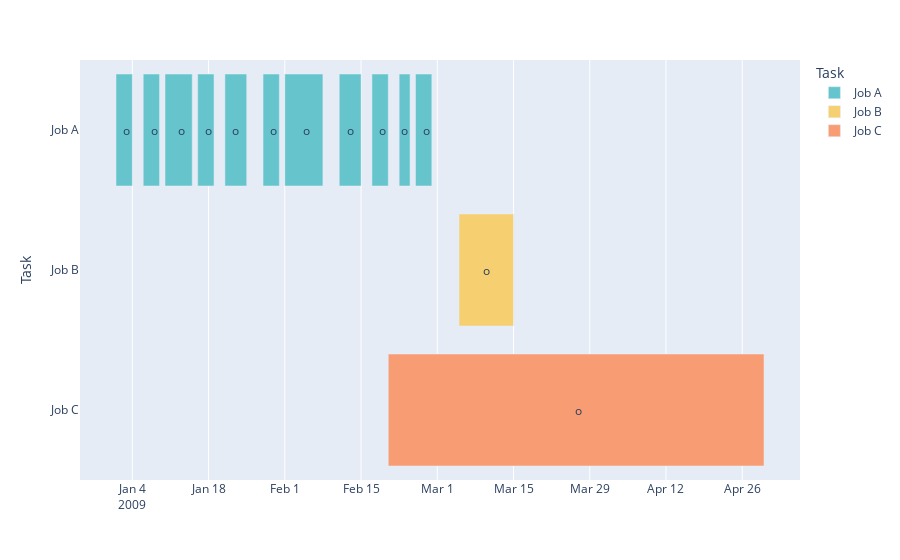

The cell this chart's notebook holds for it:
### Code cell
# import plotly.express as px
# import pandas as pd
# import math

# string1 = f"""<a href="/_build/html/Markdown_files/CRESCENDO_DOLFINX.html", target="_black">o</a>"""

# df = pd.DataFrame([
#     dict(Task="Job A", Start='2009-01-01', Finish='2009-01-04', Filename=string1),
#     dict(Task="Job A", Start='2009-01-06', Finish='2009-01-09', Filename=string1),
#     dict(Task="Job A", Start='2009-01-10', Finish='2009-01-15', Filename=string1),
#     dict(Task="Job A", Start='2009-01-16', Finish='2009-01-19', Filename=string1),
#     dict(Task="Job A", Start='2009-01-21', Finish='2009-01-25', Filename=string1),
#     dict(Task="Job A", Start='2009-01-28', Finish='2009-01-31', Filename=string1),
#     dict(Task="Job A", Start='2009-02-01', Finish='2009-02-08', Filename=string1),
#     dict(Task="Job A", Start='2009-02-11', Finish='2009-02-15', Filename=string1),
#     dict(Task="Job A", Start='2009-02-17', Finish='2009-02-20', Filename=string1),
#     dict(Task="Job A", Start='2009-02-22', Finish='2009-02-24', Filename=string1),
#     dict(Task="Job A", Start='2009-02-25', Finish='2009-02-28', Filename=string1),
#     dict(Task="Job B", Start='2009-03-05', Finish='2009-03-15', Filename=string1),
#     dict(Task="Job C", Start='2009-02-20', Finish='2009-04-30', Filename=string1)
# ])

# fig = px.timeline(df, 
#                   x_start="Start",
#                   x_end="Finish",
#                   y="Task",
#                   color="Task",
#                   color_discrete_sequence=px.colors.qualitative.Pastel)

# for idx, row in df.iterrows():
#     periods = pd.date_range(row["Start"],row["Finish"], freq='1D')
#     center_pos = math.floor(len(periods) / 2)
#     x_dates = periods[center_pos]
#     fig.add_annotation(
#         {
#             "x": x_dates,#row["Finish"],
#             "y": row["Task"],
#             "text": row["Filename"],
#             "align": "center",
#             "showarrow":False,
#         }
#     )

# fig.show()
# fig.write_html("test_gantt.html", include_plotlyjs="cdn")

### Figure 1 — Plotly figure (JSON) as saved in the notebook; plotly's stock layout.template omitted (floating-point values rounded to 4 significant figures)
{"data": [{"alignmentgroup": "True", "base": ["2009-01-01", "2009-01-06", "2009-01-10", "2009-01-16", "2009-01-21", "2009-01-28", "2009-02-01", "2009-02-11", "2009-02-17", "2009-02-22", "2009-02-25"], "hovertemplate": "Task=%{y}<br>Start=%{base}<br>Finish=%{x}<extra></extra>", "legendgroup": "Job A", "marker": {"color": "rgb(102, 197, 204)"}, "name": "Job A", "offsetgroup": "Job A", "orientation": "h", "showlegend": true, "textposition": "auto", "type": "bar", "x": [259200000, 259200000, 432000000, 259200000, 345600000, 259200000, 604800000, 345600000, 259200000, 172800000, 259200000], "xaxis": "x", "y": ["Job A", "Job A", "Job A", "Job A", "Job A", "Job A", "Job A", "Job A", "Job A", "Job A", "Job A"], "yaxis": "y"}, {"alignmentgroup": "True", "base": ["2009-03-05"], "hovertemplate": "Task=%{y}<br>Start=%{base}<br>Finish=%{x}<extra></extra>", "legendgroup": "Job B", "marker": {"color": "rgb(246, 207, 113)"}, "name": "Job B", "offsetgroup": "Job B", "orientation": "h", "showlegend": true, "textposition": "auto", "type": "bar", "x": [864000000], "xaxis": "x", "y": ["Job B"], "yaxis": "y"}, {"alignmentgroup": "True", "base": ["2009-02-20"], "hovertemplate": "Task=%{y}<br>Start=%{base}<br>Finish=%{x}<extra></extra>", "legendgroup": "Job C", "marker": {"color": "rgb(248, 156, 116)"}, "name": "Job C", "offsetgroup": "Job C", "orientation": "h", "showlegend": true, "textposition": "auto", "type": "bar", "x": [5961600000], "xaxis": "x", "y": ["Job C"], "yaxis": "y"}], "layout": {"annotations": [{"align": "center", "showarrow": false, "text": "<a href=\"Markdown_files/CRESCENDO_DOLFINX.md\", target=\"_black\">o</a>", "x": "2009-01-03T00:00:00", "y": "Job A"}, {"align": "center", "showarrow": false, "text": "<a href=\"Markdown_files/CRESCENDO_DOLFINX.md\", target=\"_black\">o</a>", "x": "2009-01-08T00:00:00", "y": "Job A"}, {"align": "center", "showarrow": false, "text": "<a href=\"Markdown_files/CRESCENDO_DOLFINX.md\", target=\"_black\">o</a>", "x": "2009-01-13T00:00:00", "y": "Job A"}, {"align": "center", "showarrow": false, "text": "<a href=\"Markdown_files/CRESCENDO_DOLFINX.md\", target=\"_black\">o</a>", "x": "2009-01-18T00:00:00", "y": "Job A"}, {"align": "center", "showarrow": false, "text": "<a href=\"Markdown_files/CRESCENDO_DOLFINX.md\", target=\"_black\">o</a>", "x": "2009-01-23T00:00:00", "y": "Job A"}, {"align": "center", "showarrow": false, "text": "<a href=\"Markdown_files/CRESCENDO_DOLFINX.md\", target=\"_black\">o</a>", "x": "2009-01-30T00:00:00", "y": "Job A"}, {"align": "center", "showarrow": false, "text": "<a href=\"Markdown_files/CRESCENDO_DOLFINX.md\", target=\"_black\">o</a>", "x": "2009-02-05T00:00:00", "y": "Job A"}, {"align": "center", "showarrow": false, "text": "<a href=\"Markdown_files/CRESCENDO_DOLFINX.md\", target=\"_black\">o</a>", "x": "2009-02-13T00:00:00", "y": "Job A"}, {"align": "center", "showarrow": false, "text": "<a href=\"Markdown_files/CRESCENDO_DOLFINX.md\", target=\"_black\">o</a>", "x": "2009-02-19T00:00:00", "y": "Job A"}, {"align": "center", "showarrow": false, "text": "<a href=\"Markdown_files/CRESCENDO_DOLFINX.md\", target=\"_black\">o</a>", "x": "2009-02-23T00:00:00", "y": "Job A"}, {"align": "center", "showarrow": false, "text": "<a href=\"Markdown_files/CRESCENDO_DOLFINX.md\", target=\"_black\">o</a>", "x": "2009-02-27T00:00:00", "y": "Job A"}, {"align": "center", "showarrow": false, "text": "<a href=\"Markdown_files/CRESCENDO_DOLFINX.md\", target=\"_black\">o</a>", "x": "2009-03-10T00:00:00", "y": "Job B"}, {"align": "center", "showarrow": false, "text": "<a href=\"Markdown_files/CRESCENDO_DOLFINX.md\", target=\"_black\">o</a>", "x": "2009-03-27T00:00:00", "y": "Job C"}], "autosize": true, "barmode": "overlay", "legend": {"title": {"text": "Task"}, "tracegroupgap": 0}, "margin": {"t": 60}, "xaxis": {"anchor": "y", "autorange": true, "domain": [0, 1], "range": ["2008-12-25 09:20", "2009-05-06 14:40"], "type": "date"}, "yaxis": {"anchor": "x", "autorange": true, "categoryarray": ["Job C", "Job B", "Job A"], "categoryorder": "array", "domain": [0, 1], "range": [-0.5, 2.5], "title": {"text": "Task"}, "type": "category"}}}
